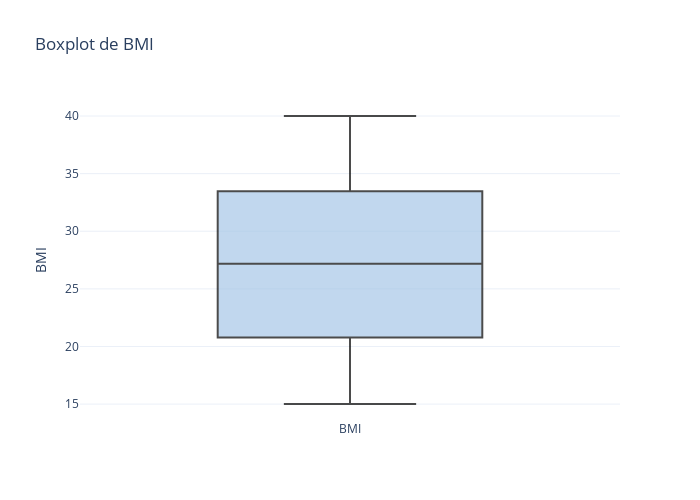

Source (notebook cell):
### Code cell
graficar_boxplot(df_csv, 'BMI')
graficar_histograma(df_csv, 'BMI')
graficar_densidad(df_csv, 'BMI')

### Figure 1 — Plotly figure (JSON) as saved in the notebook; plotly's stock layout.template omitted (floating-point values rounded to 4 significant figures; data arrays with more than 128 entries replaced by an {"elided": "..."} marker saying what was removed)
{"data": [{"boxpoints": "outliers", "fillcolor": "#A7C7E7", "line": {"color": "black"}, "marker": {"color": "#A7C7E7"}, "name": "BMI", "opacity": 0.7, "type": "box", "y": {"elided": "2105 float values"}}], "layout": {"height": 500, "title": {"text": "Boxplot de BMI"}, "width": 700, "yaxis": {"title": {"text": "BMI"}}}}
